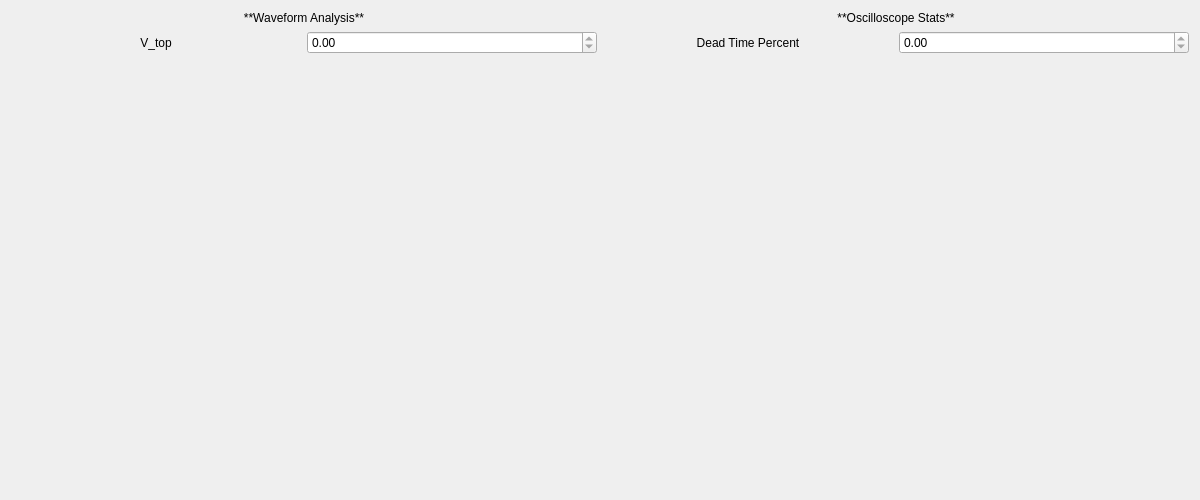
<?xml version="1.0" encoding="UTF-8"?>
<ui version="4.0">
 <class>Form</class>
 <widget class="QWidget" name="Form">
  <property name="geometry">
   <rect>
    <x>0</x>
    <y>0</y>
    <width>1200</width>
    <height>500</height>
   </rect>
  </property>
  <property name="windowTitle">
   <string>Form</string>
  </property>
  <layout class="QHBoxLayout" name="horizontalLayout_2">
   <item>
    <layout class="QVBoxLayout" name="verticalLayout_2">
     <item>
      <widget class="QLabel" name="label_3">
       <property name="text">
        <string>**Waveform Analysis**</string>
       </property>
       <property name="textFormat">
        <enum>Qt::MarkdownText</enum>
       </property>
       <property name="alignment">
        <set>Qt::AlignCenter</set>
       </property>
      </widget>
     </item>
     <item>
      <layout class="QHBoxLayout" name="horizontalLayout_3">
       <item>
        <widget class="QLabel" name="label_4">
         <property name="text">
          <string>V_top</string>
         </property>
         <property name="alignment">
          <set>Qt::AlignCenter</set>
         </property>
        </widget>
       </item>
       <item>
        <widget class="QDoubleSpinBox" name="vTopDoubleSpinBox">
         <property name="readOnly">
          <bool>true</bool>
         </property>
        </widget>
       </item>
      </layout>
     </item>
     <item>
      <spacer name="verticalSpacer_2">
       <property name="orientation">
        <enum>Qt::Vertical</enum>
       </property>
       <property name="sizeHint" stdset="0">
        <size>
         <width>20</width>
         <height>40</height>
        </size>
       </property>
      </spacer>
     </item>
    </layout>
   </item>
   <item>
    <layout class="QVBoxLayout" name="verticalLayout">
     <item>
      <widget class="QLabel" name="label">
       <property name="text">
        <string>**Oscilloscope Stats**</string>
       </property>
       <property name="textFormat">
        <enum>Qt::MarkdownText</enum>
       </property>
       <property name="alignment">
        <set>Qt::AlignCenter</set>
       </property>
      </widget>
     </item>
     <item>
      <layout class="QHBoxLayout" name="horizontalLayout">
       <item>
        <widget class="QLabel" name="label_2">
         <property name="text">
          <string>Dead Time Percent</string>
         </property>
         <property name="alignment">
          <set>Qt::AlignCenter</set>
         </property>
        </widget>
       </item>
       <item>
        <widget class="QDoubleSpinBox" name="deadTimePercentDoubleSpinBox">
         <property name="readOnly">
          <bool>true</bool>
         </property>
        </widget>
       </item>
      </layout>
     </item>
     <item>
      <spacer name="verticalSpacer">
       <property name="orientation">
        <enum>Qt::Vertical</enum>
       </property>
       <property name="sizeHint" stdset="0">
        <size>
         <width>20</width>
         <height>40</height>
        </size>
       </property>
      </spacer>
     </item>
    </layout>
   </item>
  </layout>
 </widget>
 <resources/>
 <connections/>
</ui>
